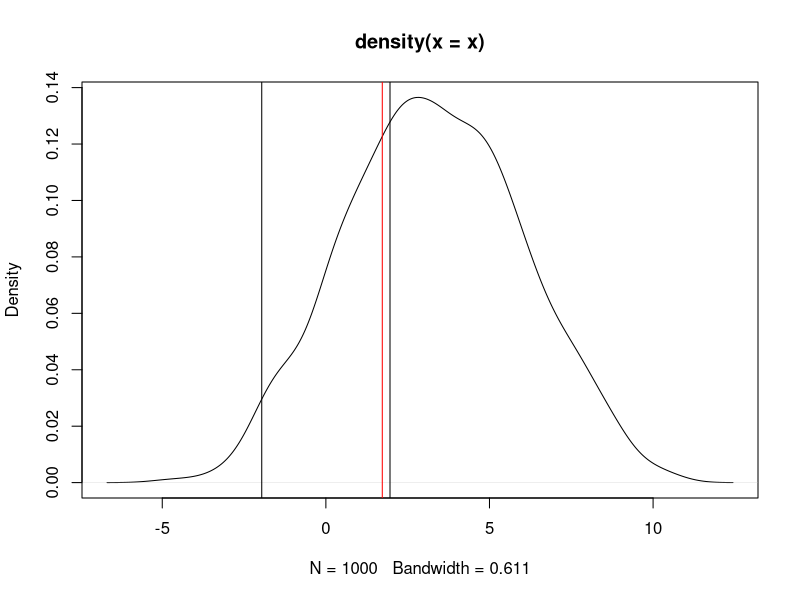
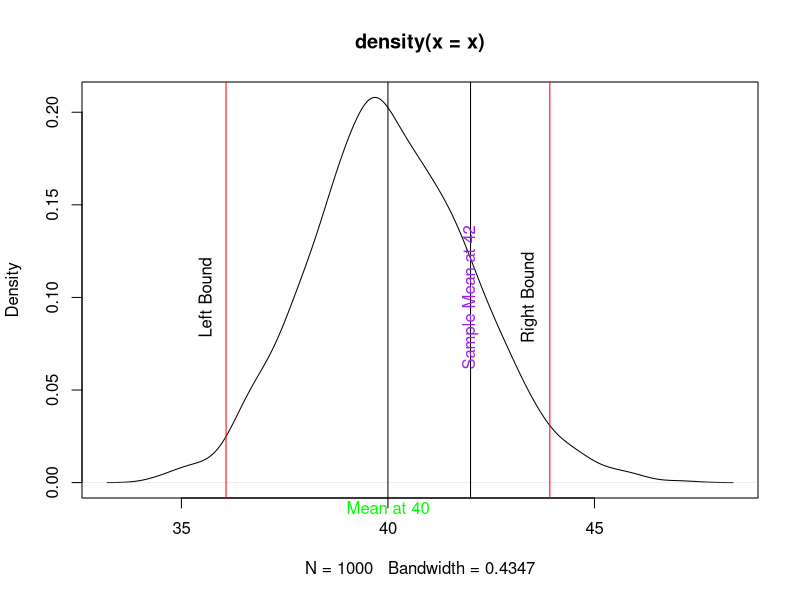

These charts were generated, in order, by the following R code:
# Hypothesis 1 sample Test

# Q : 1 sample ------------------------------------------------------------
#A random sample of 900 members has a mean 3.4 cm. 
#Can it be reasonably regarded as sample from a
#large population of mean 3.25 cm and SD 2.61 cms
#Ho : μ = 3.25  ; Ha : μ ≠ 3.25
library(TeachingDemos) 
za= qnorm(1-.05/2)
x=rnorm(1000,mean=3.25,sd=2.61)
plot(density(x))
z.test(3.4,mu=3.25,sd=2.61,n=900,conf.level = .975,
       alternative="two.sided")

zc = (3.4 - 3.25)/(2.61/sqrt(900))
abline(v=c(za,-za))
abline(v=zc, col='red')
#zc (calc) lies betw -za & za. Do not reject Ho

#One Sample z-test
#data:  3.4
#z = 1.7241, n = 900.000, Std. Dev. = 2.610, Std. Dev. of the sample
#mean = 0.087, p-value = 0.08468
#alternative hypothesis: true mean is not equal to 3.25
#95 percent confidence interval:  3.229483 3.570517
#sample estimates: mean of 3.4          3.4 

#[ |Z* = 1.724|   <   Zα/2 = 1.9599 : Accept Ho ]
#Sample mean(3.4) is falling in between the 95% Confidence Interval calculated : [3.229483, 3.570517]



# Q2 ----------------------------------------------------------------------
#Manufacturer claims that the average mileage of scooters of his company is 40 km/litre.
#A random sample of 38 scooters of the company showed an average mileage of 42 km/litre. Test the claim of the manufacturer on the assumption that the mileage of scooter is normally distributed with SD of 2 km/litre
#Ho : μ = 40  Ha : μ ≠ 40
qnorm(1-.05/2) #[1] 1.959964
z.test(42,mu=40,sd=2,n=38,conf.level = .95,
       alternative="two.sided")
#Sample mean(42) is falling in between the 95% Confidence Interval calculated : [41.36, 42.63]
#z = 6.1644, n = 38.00000, Std. Dev. = 2.00000, Std. Dev. of the sample mean = 0.32444, p-value = 7.074e-10

za2 = qnorm(1-.05/2, mean=40,sd=2,lower.tail=T)
za1 = qnorm(.05/2, mean=40,sd=2,lower.tail=T)
za1; za2
x = rnorm(1000,mean=40,sd=2)
plot(density(x))
abline(v=c(40,42))

mtext(side=1,at=40,text='Mean at 40',col='green')
text(x=42,y=.1,labels='Sample Mean at 42', col='purple', 
     srt=90, offset=0.5)
?text
abline(v=c(za1,za2), col='red')
text(x=za1-.5,y=0.1,labels='Left Bound', srt=90)
text(x=za2-.5,y=0.1,labels='Right Bound', srt=90)

# Sample mean lies between left and right bound

#One Sample z-test
#data:  42
#z = 6.1644, n = 38.00000, Std. Dev. = 2.00000, Std. Dev. of the sample mean = 0.32444, p-value = 7.074e-10
#alternative hypothesis: true mean is not equal to 40
#95 percent confidence interval:  41.3641 42.6359
#sample estimates: mean of 42  


# Conclusion[ |Z* = 6.61 |   <   Zα/2 = 1.9599 : Accept Ho ]
#Sample mean(42) is falling in between the 95% Confidence Interval calculated : [41.36, 42.63]


# Q3 ----------------------------------------------------------------------



#A stenographer claims that she can type at the rate of 120 words per min. 
#Can we reject her claim on the basis of 100 trials in which she demonstrates a mean of 116 words with a SD of 15 words ? Use 5% level of significance
#Ho : μ = 120   Ha : μ ≠ 120
qnorm(1-.05/2)#[1] 1.959964
z.test(116,mu=120,sd=15,n=100,conf.level = .95,alternative="two.sided")
?z.test

#[ |Z* =-2.667 |   >   Zα/2 = 1.9599 : Reject Ho ]
# use x as vector of values instead of one mean value
x = c(117,120,110,123,125, 114, 118,123, 117, 125)
length(x); mean(x) ; sd(x)
z.test(x,mu=120,sd=sd(x),n=length(x),conf.level = .95,alternative="two.sided")

# Q4 ----------------------------------------------------------------------


#Mean life of a sample of 400 fluorescent bulbs produced by a company is found to be 1570 hours with a SD of 150 h. Test the hypothesis that the mean life of the bulbs produced by the company is 1600 against the alternative hypothesis that it is greater than 1600 hours at 1% levels of significance
#Ho : μ = 1600  Ha : μ > 1600   : One Tail, Left Tail
qnorm(1-.01) #[1] 2.326348

z.test(x=1570,mu=1600,sd=150,n=400,conf.level = .95,alternative="greater")

#[ abs |Z* =-4 |   >   Zα/2 = 2.33    : Reject Ho ]

#Sample mean(1570) is not falling in between the 95% Confidence Interval calculated : [1557.664,   Inf ]
# Ha Mean is higher than 1600
